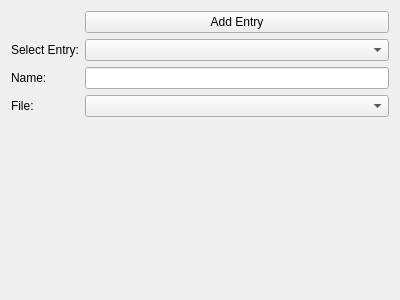
<?xml version="1.0" encoding="UTF-8"?>
<ui version="4.0">
 <class>TabMusic</class>
 <widget class="QWidget" name="TabMusic">
  <property name="geometry">
   <rect>
    <x>0</x>
    <y>0</y>
    <width>400</width>
    <height>300</height>
   </rect>
  </property>
  <property name="windowTitle">
   <string>Form</string>
  </property>
  <layout class="QFormLayout" name="formLayout">
   <item row="0" column="1">
    <widget class="QPushButton" name="add_pushButton">
     <property name="text">
      <string>Add Entry</string>
     </property>
    </widget>
   </item>
   <item row="1" column="0">
    <widget class="QLabel" name="label">
     <property name="text">
      <string>Select Entry:</string>
     </property>
    </widget>
   </item>
   <item row="1" column="1">
    <widget class="QComboBox" name="select_comboBox"/>
   </item>
   <item row="2" column="0">
    <widget class="QLabel" name="label_2">
     <property name="text">
      <string>Name:</string>
     </property>
    </widget>
   </item>
   <item row="2" column="1">
    <widget class="QLineEdit" name="name_lineEdit"/>
   </item>
   <item row="3" column="0">
    <widget class="QLabel" name="label_3">
     <property name="text">
      <string>File:</string>
     </property>
    </widget>
   </item>
   <item row="3" column="1">
    <widget class="QComboBox" name="filename_comboBox"/>
   </item>
  </layout>
 </widget>
 <resources/>
 <connections/>
</ui>
